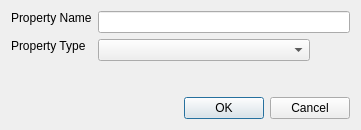
<?xml version="1.0" encoding="UTF-8"?>
<ui version="4.0">
 <class>qdesigner_internal::NewDynamicPropertyDialog</class>
 <widget class="QDialog" name="qdesigner_internal::NewDynamicPropertyDialog">
  <property name="geometry">
   <rect>
    <x>0</x>
    <y>0</y>
    <width>361</width>
    <height>130</height>
   </rect>
  </property>
  <property name="windowTitle">
   <string>Create Dynamic Property</string>
  </property>
  <layout class="QVBoxLayout" name="verticalLayout">
   <item>
    <layout class="QFormLayout" name="formLayout">
     <item row="0" column="1">
      <widget class="QLineEdit" name="m_lineEdit">
       <property name="minimumSize">
        <size>
         <width>220</width>
         <height>0</height>
        </size>
       </property>
      </widget>
     </item>
     <item row="0" column="0">
      <widget class="QLabel" name="label">
       <property name="sizePolicy">
        <sizepolicy hsizetype="Preferred" vsizetype="Fixed">
         <horstretch>0</horstretch>
         <verstretch>0</verstretch>
        </sizepolicy>
       </property>
       <property name="text">
        <string>Property Name</string>
       </property>
      </widget>
     </item>
     <item row="1" column="1">
      <layout class="QHBoxLayout" name="horizontalLayout">
       <item>
        <widget class="QComboBox" name="m_comboBox"/>
       </item>
       <item>
        <spacer name="horizontalSpacer">
         <property name="orientation">
          <enum>BobUI::Orientation::Horizontal</enum>
         </property>
         <property name="sizeHint" stdset="0">
          <size>
           <width>40</width>
           <height>20</height>
          </size>
         </property>
        </spacer>
       </item>
      </layout>
     </item>
     <item row="1" column="0">
      <widget class="QLabel" name="label_2">
       <property name="sizePolicy">
        <sizepolicy hsizetype="Preferred" vsizetype="Fixed">
         <horstretch>0</horstretch>
         <verstretch>0</verstretch>
        </sizepolicy>
       </property>
       <property name="text">
        <string>Property Type</string>
       </property>
      </widget>
     </item>
    </layout>
   </item>
   <item>
    <spacer>
     <property name="orientation">
      <enum>BobUI::Orientation::Vertical</enum>
     </property>
     <property name="sizeHint" stdset="0">
      <size>
       <width>0</width>
       <height>0</height>
      </size>
     </property>
    </spacer>
   </item>
   <item>
    <widget class="QDialogButtonBox" name="m_buttonBox">
     <property name="orientation">
      <enum>BobUI::Orientation::Horizontal</enum>
     </property>
     <property name="standardButtons">
      <set>QDialogButtonBox::StandardButton::Cancel|QDialogButtonBox::StandardButton::Ok</set>
     </property>
     <property name="centerButtons">
      <bool>false</bool>
     </property>
    </widget>
   </item>
  </layout>
 </widget>
 <resources/>
 <connections/>
</ui>
